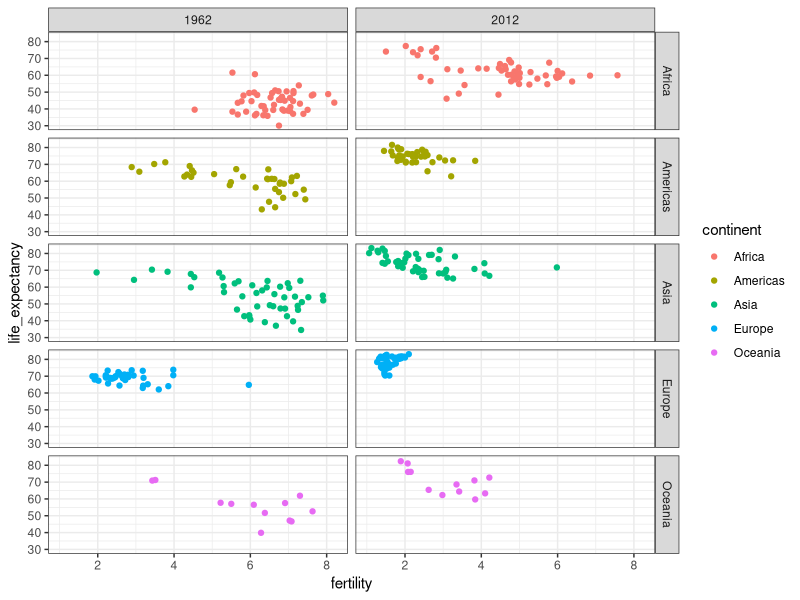
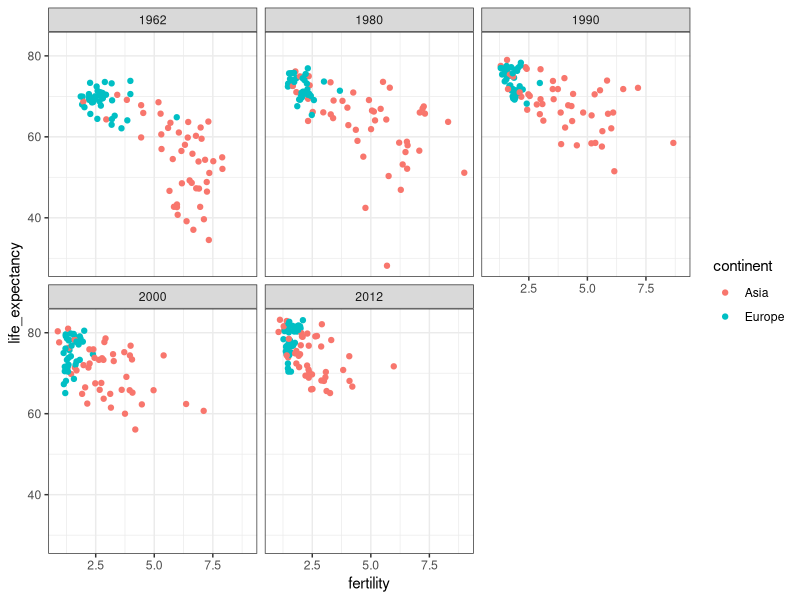
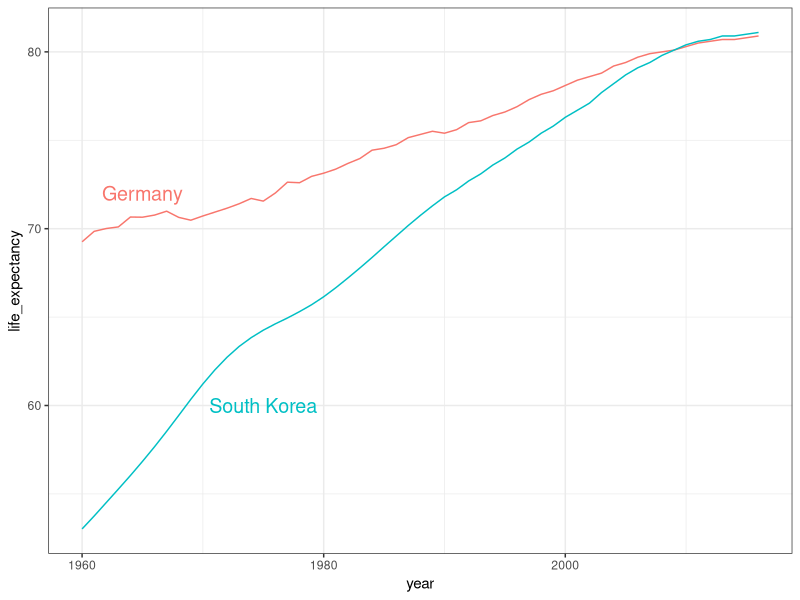

The R script that drew these images, in order:
##### gapminder
library(dslabs)
library(tidyverse)
data(gapminder)



# Overview data
head(gapminder,10)
names(gapminder)

# Compare 
gapminder %>% 
  filter(year == 2015 & country %in% c("Sri Lanka", "Turkey")) %>%
  select(country,infant_mortality)

# Find the relationship of Fertility and life expectancy
ds_theme_set()
filter(gapminder,year %in% c(1962,2012)) %>%
  ggplot(aes(fertility,life_expectancy, color = continent)) +
  geom_point() + 
  facet_grid(continent~year) # Comparing plot

# Facet by year
years <- c(1962, 1980, 1990, 2000, 2012)
continents <- c("Europe", "Asia")
gapminder %>%
  filter(year %in% years & continent %in% continents) %>%
  ggplot(aes(fertility, life_expectancy, col = continent)) +
  geom_point() +
  facet_wrap(~year) # 

# Add text labels to a plot
countries <- c("South Korea","Germany")
label <- data.frame(country = countries, x = c(1975,1965), y = c(60,72))

gapminder %>% filter(country %in% countries) %>%
  ggplot(aes(year,life_expectancy,col = country)) +
  geom_line() +
  geom_text(data = label, aes(x, y, label = country), size = 5) + # map text to plot
  theme(legend.position = "none") 
